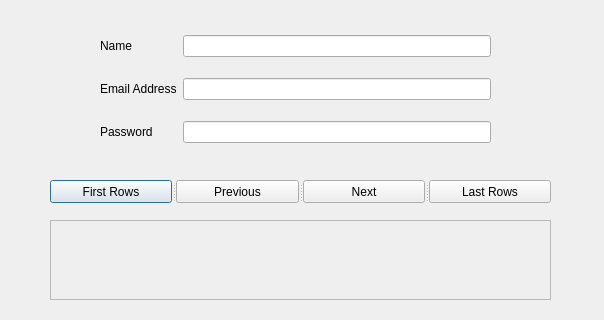
<?xml version="1.0" encoding="UTF-8"?>
<ui version="4.0">
 <class>Dialog</class>
 <widget class="QDialog" name="Dialog">
  <property name="geometry">
   <rect>
    <x>0</x>
    <y>0</y>
    <width>604</width>
    <height>320</height>
   </rect>
  </property>
  <property name="windowTitle">
   <string>Dialog</string>
  </property>
  <widget class="QFrame" name="frame">
   <property name="geometry">
    <rect>
     <x>50</x>
     <y>220</y>
     <width>501</width>
     <height>80</height>
    </rect>
   </property>
   <property name="frameShape">
    <enum>QFrame::StyledPanel</enum>
   </property>
   <property name="frameShadow">
    <enum>QFrame::Raised</enum>
   </property>
   <widget class="QLabel" name="labelResponse">
    <property name="geometry">
     <rect>
      <x>10</x>
      <y>10</y>
      <width>481</width>
      <height>61</height>
     </rect>
    </property>
    <property name="text">
     <string/>
    </property>
    <property name="wordWrap">
     <bool>true</bool>
    </property>
   </widget>
  </widget>
  <widget class="QSplitter" name="splitter">
   <property name="geometry">
    <rect>
     <x>50</x>
     <y>180</y>
     <width>501</width>
     <height>23</height>
    </rect>
   </property>
   <property name="orientation">
    <enum>Qt::Horizontal</enum>
   </property>
   <widget class="QPushButton" name="pushButtonFirst">
    <property name="text">
     <string>First Rows</string>
    </property>
   </widget>
   <widget class="QPushButton" name="pushButtonPrevious">
    <property name="text">
     <string>Previous</string>
    </property>
   </widget>
   <widget class="QPushButton" name="pushButtonNext">
    <property name="text">
     <string>Next</string>
    </property>
   </widget>
   <widget class="QPushButton" name="pushButtonLast">
    <property name="text">
     <string>Last Rows</string>
    </property>
   </widget>
  </widget>
  <widget class="QWidget" name="">
   <property name="geometry">
    <rect>
     <x>100</x>
     <y>20</y>
     <width>391</width>
     <height>141</height>
    </rect>
   </property>
   <layout class="QGridLayout" name="gridLayout">
    <item row="2" column="1">
     <widget class="QLineEdit" name="lineEditPassword">
      <property name="echoMode">
       <enum>QLineEdit::Password</enum>
      </property>
     </widget>
    </item>
    <item row="1" column="1">
     <widget class="QLineEdit" name="lineEditEmailAddress"/>
    </item>
    <item row="2" column="0">
     <widget class="QLabel" name="label_2">
      <property name="text">
       <string>Password</string>
      </property>
      <property name="buddy">
       <cstring>lineEditPassword</cstring>
      </property>
     </widget>
    </item>
    <item row="1" column="0">
     <widget class="QLabel" name="label">
      <property name="text">
       <string>Email Address</string>
      </property>
      <property name="buddy">
       <cstring>lineEditEmailAddress</cstring>
      </property>
     </widget>
    </item>
    <item row="0" column="0">
     <widget class="QLabel" name="label_3">
      <property name="text">
       <string>Name</string>
      </property>
      <property name="buddy">
       <cstring>lineEditName</cstring>
      </property>
     </widget>
    </item>
    <item row="0" column="1">
     <widget class="QLineEdit" name="lineEditName"/>
    </item>
   </layout>
  </widget>
  <zorder>frame</zorder>
  <zorder>label</zorder>
  <zorder>label_2</zorder>
  <zorder>label_3</zorder>
  <zorder>label_4</zorder>
  <zorder>label_5</zorder>
  <zorder>lineEditEmailAddress</zorder>
  <zorder>lineEditPassword</zorder>
  <zorder>lineEditName</zorder>
  <zorder>lineEditEmailAddress</zorder>
  <zorder>lineEditPassword</zorder>
  <zorder>pushButtonFirst</zorder>
  <zorder>pushButtonPrevious</zorder>
  <zorder>pushButtonNext</zorder>
  <zorder>pushButtonLast</zorder>
 </widget>
 <resources/>
 <connections>
  <connection>
   <sender>pushButtonFirst</sender>
   <signal>pressed()</signal>
   <receiver>Dialog</receiver>
   <slot>ShowFirstRow()</slot>
   <hints>
    <hint type="sourcelabel">
     <x>103</x>
     <y>174</y>
    </hint>
    <hint type="destinationlabel">
     <x>60</x>
     <y>203</y>
    </hint>
   </hints>
  </connection>
  <connection>
   <sender>pushButtonPrevious</sender>
   <signal>pressed()</signal>
   <receiver>Dialog</receiver>
   <slot>ShowPreviousRow()</slot>
   <hints>
    <hint type="sourcelabel">
     <x>264</x>
     <y>174</y>
    </hint>
    <hint type="destinationlabel">
     <x>289</x>
     <y>201</y>
    </hint>
   </hints>
  </connection>
  <connection>
   <sender>pushButtonNext</sender>
   <signal>pressed()</signal>
   <receiver>Dialog</receiver>
   <slot>ShowNextRow()</slot>
   <hints>
    <hint type="sourcelabel">
     <x>402</x>
     <y>172</y>
    </hint>
    <hint type="destinationlabel">
     <x>466</x>
     <y>202</y>
    </hint>
   </hints>
  </connection>
  <connection>
   <sender>pushButtonLast</sender>
   <signal>pressed()</signal>
   <receiver>Dialog</receiver>
   <slot>ShowLastRow()</slot>
   <hints>
    <hint type="sourcelabel">
     <x>534</x>
     <y>167</y>
    </hint>
    <hint type="destinationlabel">
     <x>572</x>
     <y>103</y>
    </hint>
   </hints>
  </connection>
 </connections>
 <slots>
  <slot>ShowFirstRow()</slot>
  <slot>ShowPreviousRow()</slot>
  <slot>ShowLastRow()</slot>
  <slot>ShowNextRow()</slot>
 </slots>
</ui>
